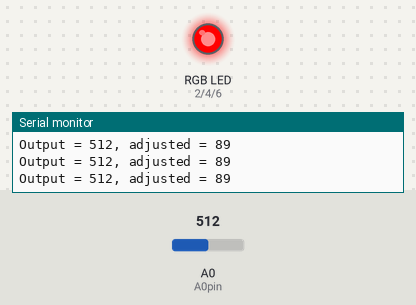
This sketch was run on a simulated Arduino Uno, built with avr-gcc and run on an emulated ATmega328P. Shown: an RGB LED mixed from three pins (HIGH = lit), the last lines printed to the serial monitor. The inputs (shaded band) are chosen by the test bench; at power-on: A0 (A0pin) = 512.

Above: at 1.2 s.
1.3 s: A0 (A0pin) set to 472
At 2.1 s:
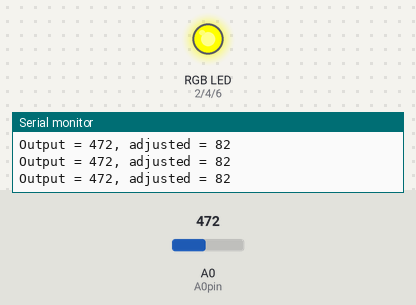
2.8 s: A0 (A0pin) set to 443
At 3.6 s:
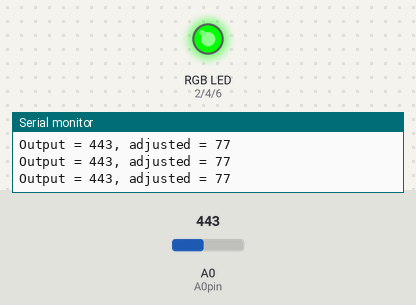
4.3 s: A0 (A0pin) set to 357
5.8 s: A0 (A0pin) set to 329
At 6.6 s:
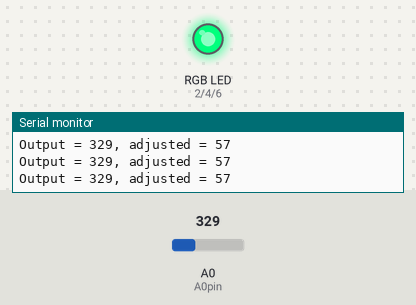
7.3 s: A0 (A0pin) set to 122
At 8.1 s:
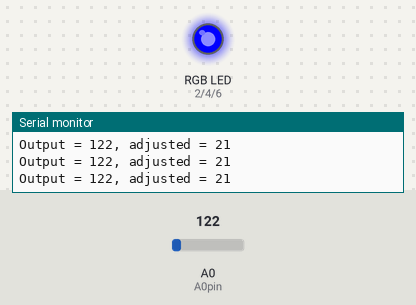
8.8 s: A0 (A0pin) set to 306
At 9.6 s:
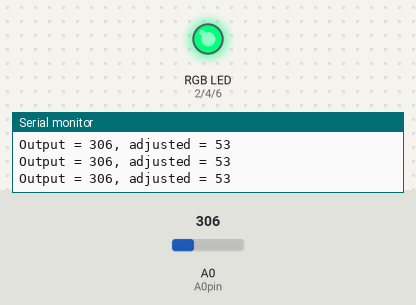
Timing chart, 0 to 11.8 s (numbered marks = the images above; inputs shaded):
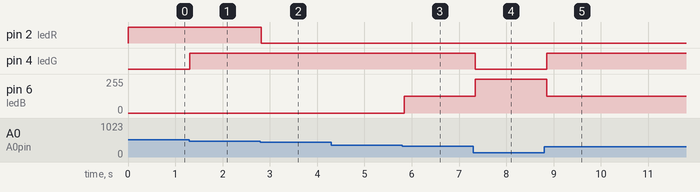

The sketch:

Ex8_potentiomenter.ino
```cpp
const int ledR = 2;
const int ledG = 4;
const int ledB = 6;
const byte A0pin = A0;

void setup() {
  pinMode(A0pin, INPUT);
  Serial.begin(9600);
  pinMode(ledR, OUTPUT);
  pinMode(ledG, OUTPUT);
  pinMode(ledB, OUTPUT);
}

void loop() {
  int potentiometerOutput = analogRead(A0pin);
  int adjusted = map(potentiometerOutput, 0, 569, 0, 100); //mapping the output values of the potentiometer to the range of numbers between 0 and 100
  Serial.print("Output = ");
  Serial.print(potentiometerOutput);
  Serial.print(", adjusted = ");
  Serial.println(adjusted);

  //inelegant if-else to cycle through the colors of the rainbow
  if (adjusted > 90) {
    analogWrite(ledR, 255);
    analogWrite(ledG, 0);
    analogWrite(ledB, 0);
  } else if (adjusted > 85) {
    analogWrite(ledR, 255);
    analogWrite(ledG, 50);
    analogWrite(ledB, 0);
  } else if (adjusted > 80) {
    analogWrite(ledR, 255);
    analogWrite(ledG, 255);
    analogWrite(ledB, 0);
  } else if (adjusted > 70) {
    analogWrite(ledR, 125);
    analogWrite(ledG, 255);
    analogWrite(ledB, 0);
  } else if (adjusted > 60) {
    analogWrite(ledR, 0);
    analogWrite(ledG, 255);
    analogWrite(ledB, 0);
  } else if (adjusted > 50) {
    analogWrite(ledR, 0);
    analogWrite(ledG, 255);
    analogWrite(ledB, 125);
  } else if (adjusted > 40) {
    analogWrite(ledR, 0);
    analogWrite(ledG, 255);
    analogWrite(ledB, 255);
  } else if (adjusted > 30) {
    analogWrite(ledR, 0);
    analogWrite(ledG, 125);
    analogWrite(ledB, 255);
  } else if (adjusted > 20) {
    analogWrite(ledR, 0);
    analogWrite(ledG, 0);
    analogWrite(ledB, 255);
  } else if (adjusted > 10) {
    analogWrite(ledR, 125);
    analogWrite(ledG, 0);
    analogWrite(ledB, 255);
  } else {
    analogWrite(ledR, 255);
    analogWrite(ledG, 0);
    analogWrite(ledB, 255);
  }
  delay(100);
}
```

Measured:
- the behaviour switches between 490 and 489 on A0 (A0pin) (found by bisection; images 0 and 1)
- the behaviour switches between 461 and 460 on A0 (A0pin) (found by bisection; images 1 and 2)
- the behaviour switches between 348 and 347 on A0 (A0pin) (found by bisection; images 2 and 3)
- after the input at 1.3 s, pin 4 (ledG): LOW → HIGH at once
- after the input at 2.8 s, pin 2 (ledR): HIGH → LOW at once
- after the input at 5.8 s, pin 6 (ledB): 0/255 → 125/255 at once
- after the input at 7.3 s, pin 4 (ledG): HIGH → LOW after 0.05 s; pin 6 (ledB): 125/255 → 255/255 after 0.05 s
- after the input at 8.8 s, pin 4 (ledG): LOW → HIGH after 0.06 s; pin 6 (ledB): 255/255 → 125/255 after 0.06 s
